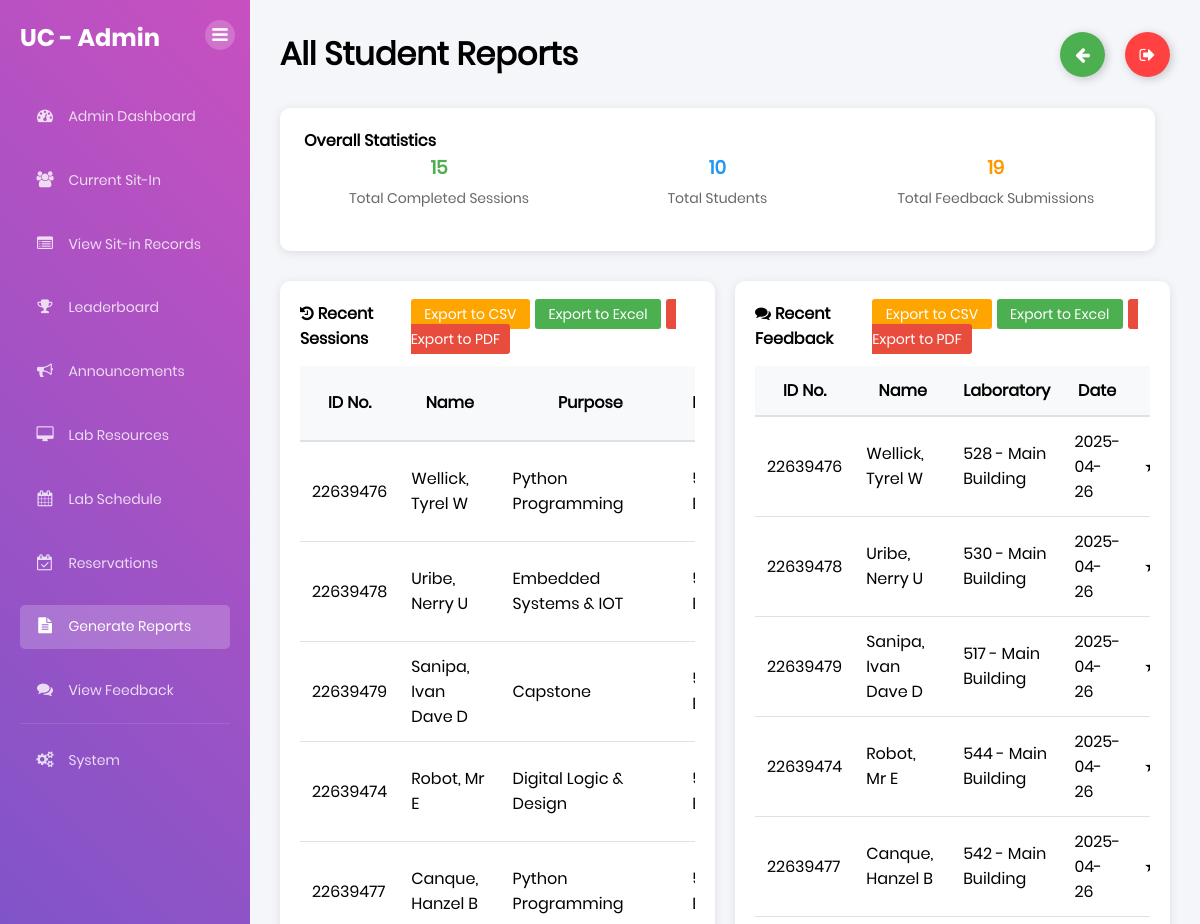
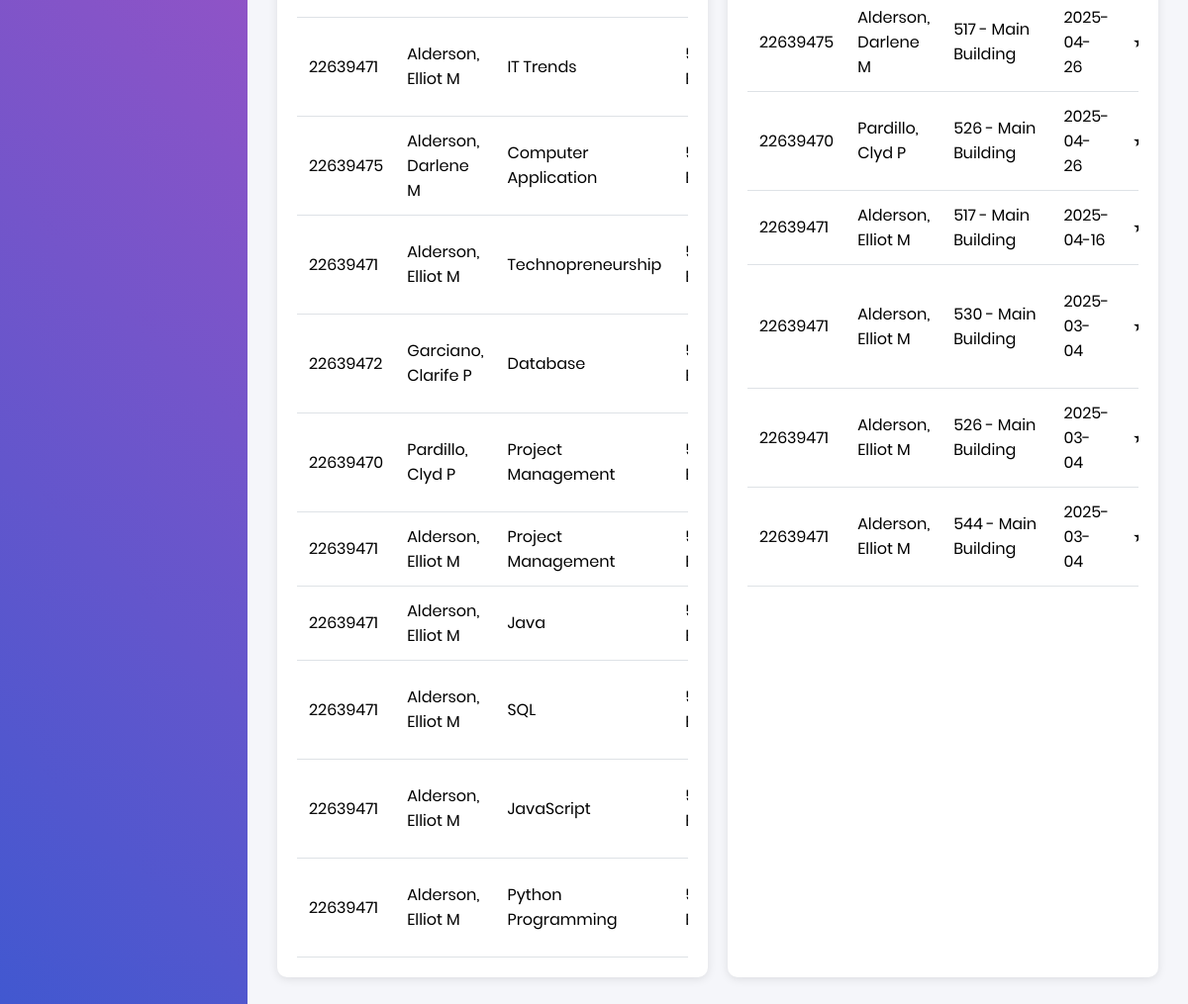
/admin/reports/all (signed in), run on an earlier commit of the app's database (2 pictures, top to bottom).
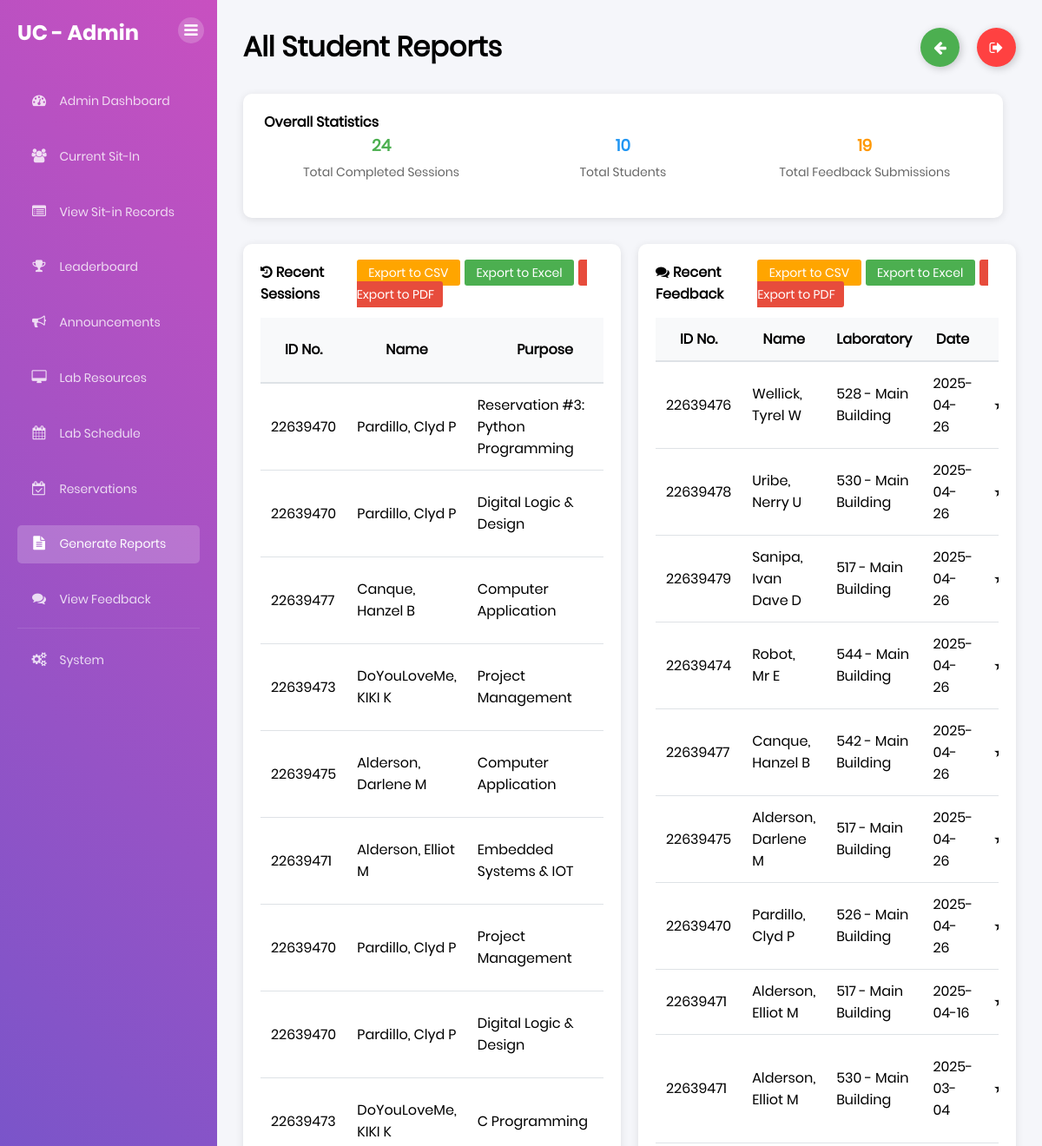
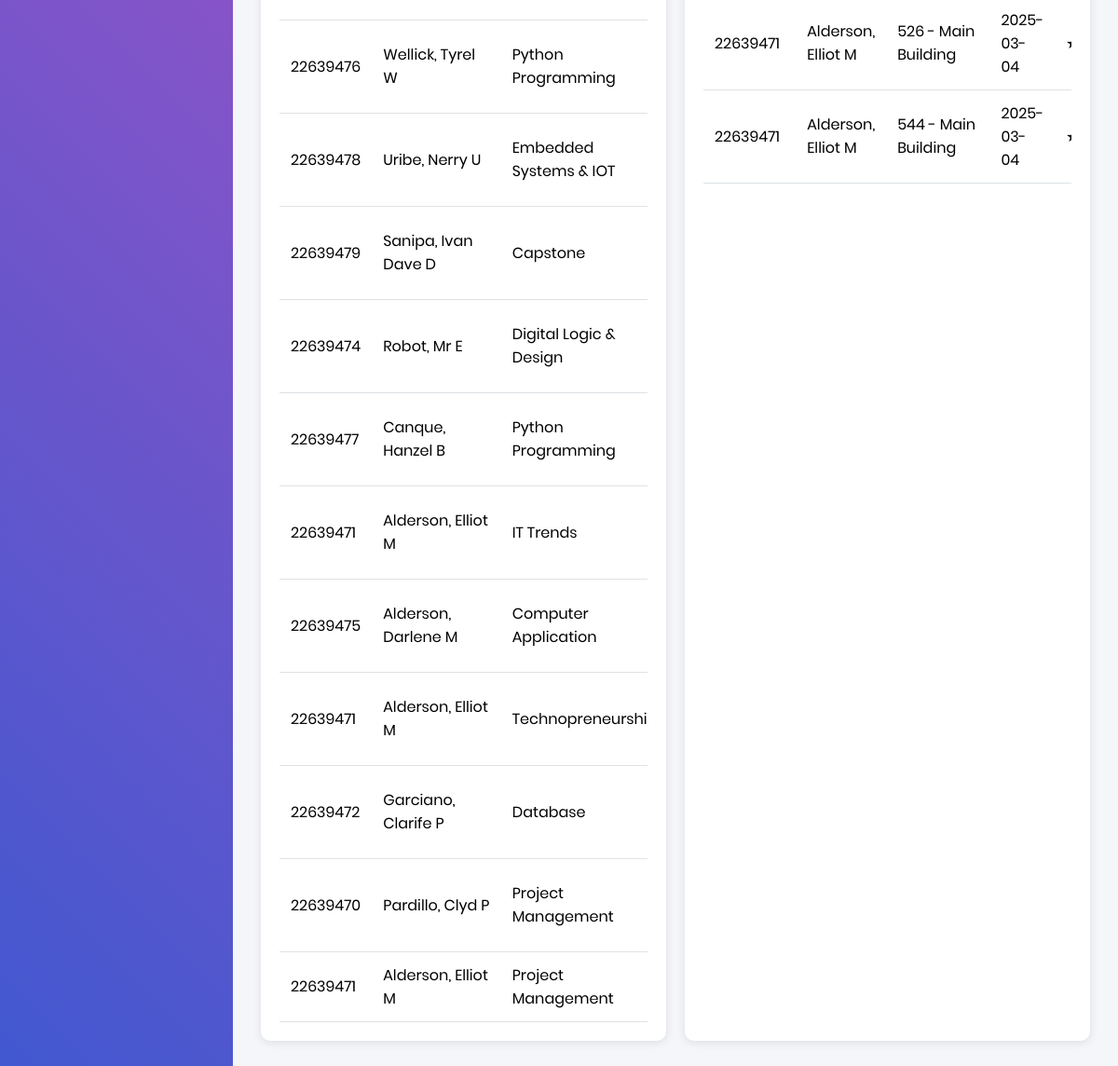
And on a later commit of the database (2 pictures, top to bottom).
### tables this page shows
CREATE TABLE lab_sessions (
    session_id INTEGER PRIMARY KEY,
    student_id TEXT NOT NULL,
    lab_id INTEGER NOT NULL,
    reservation_id INTEGER,
    check_in_time TIMESTAMP NOT NULL,
    check_out_time TIMESTAMP,
    duration_hours REAL,
    status TEXT DEFAULT 'Active' CHECK (status IN ('Active', 'Completed', 'Terminated')),
    notes TEXT,
    created_by INTEGER NOT NULL, behavior_points INTEGER DEFAULT 0,
    FOREIGN KEY (student_id) REFERENCES students(idno),
    FOREIGN KEY (lab_id) REFERENCES laboratories(lab_id),
    FOREIGN KEY (reservation_id) REFERENCES lab_reservations(reservation_id),
    FOREIGN KEY (created_by) REFERENCES users(id)
);

CREATE TABLE "students" (idno TEXT PRIMARY KEY, lastname TEXT NOT NULL, firstname TEXT NOT NULL, midname TEXT, course TEXT NOT NULL, year_level TEXT NOT NULL, email_address TEXT NOT NULL, image_path TEXT, free_sessions_used INTEGER DEFAULT 0);

CREATE TABLE session_feedback (
    feedback_id INTEGER PRIMARY KEY,
    session_id INTEGER NOT NULL,
    student_id TEXT NOT NULL,
    rating INTEGER CHECK (rating BETWEEN 1 AND 5),
    comments TEXT,
    submitted_at TIMESTAMP DEFAULT CURRENT_TIMESTAMP,
    FOREIGN KEY (session_id) REFERENCES lab_sessions(session_id),
    FOREIGN KEY (student_id) REFERENCES students(idno),
    UNIQUE(session_id, student_id)
);

### app.py (the view)
@app.route('/admin/reports/all')
def admin_all_reports():
    if 'user' not in session or not session.get('is_admin'):
        flash("Access denied. Admin privileges required.", "danger")
        return redirect(url_for('home'))
    conn = get_db_connection()
    try:
        students = conn.execute("""
            SELECT idno, lastname, firstname, midname, course, year_level, email_address
            FROM students
            ORDER BY lastname, firstname
        """).fetchall()
        total_sessions = conn.execute("""
            SELECT COUNT(*) as count
            FROM lab_sessions
            WHERE status = 'Completed'
        """).fetchone()['count']
        total_feedback = conn.execute("""
            SELECT COUNT(*) as count
            FROM session_feedback
        """).fetchone()['count']
        lab_stats = conn.execute("""
            SELECT
                l.building || ' - Room ' || l.room_number as lab,
                COUNT(*) as count
            FROM lab_sessions ls
            JOIN laboratories l ON ls.lab_id = l.lab_id
            WHERE ls.status = 'Completed'
            GROUP BY l.building, l.room_number
            ORDER BY count DESC
        """).fetchall()
        purpose_stats = conn.execute("""
            SELECT
                notes as purpose,
                COUNT(*) as count
            FROM lab_sessions
            WHERE status = 'Completed'
            GROUP BY notes
            ORDER BY count DESC
        """).fetchall()
        recent_sessions = conn.execute("""
            SELECT
                s.idno,
                s.lastname || ', ' || s.firstname || ' ' || COALESCE(s.midname, '') as name,
                ls.notes as purpose,
                l.room_number || ' - ' || l.building as lab,
                ls.check_in_time,
                ls.check_out_time,
                DATE(ls.check_in_time) as date,
                ROUND(CAST((julianday(ls.check_out_time) - julianday(ls.check_in_time)) * 24 AS REAL), 2) as duration
            FROM lab_sessions ls
            JOIN students s ON ls.student_id = s.idno
            JOIN laboratories l ON ls.lab_id = l.lab_id
            WHERE ls.status = 'Completed'
            ORDER BY ls.check_in_time DESC
            LIMIT 20
        """).fetchall()
        recent_feedback = conn.execute("""
            SELECT
                s.idno,
                s.lastname || ', ' || s.firstname || ' ' || COALESCE(s.midname, '') as name,
                l.room_number || ' - ' || l.building as lab,
                DATE(ls.check_in_time) as date,
                sf.rating,
                sf.comments
            FROM session_feedback sf
            JOIN lab_sessions ls ON sf.session_id = ls.session_id
            JOIN students s ON sf.student_id = s.idno
            JOIN laboratories l ON ls.lab_id = l.lab_id
            ORDER BY ls.check_in_time DESC
            LIMIT 20
        """).fetchall()
        return render_template(
            'admin_all_reports.html',
            students=students,
            total_sessions=total_sessions,
            total_feedback=total_feedback,
            lab_stats=lab_stats,
            purpose_stats=purpose_stats,
            recent_sessions=recent_sessions,
            recent_feedback=recent_feedback
        )
    except sqlite3.Error as e:
        flash(f"Database error: {str(e)}", "danger")
        return redirect(url_for('admin_reports'))
    finally:
        conn.close()

### app.py (called while the page is built)
def get_db_connection():
    conn = sqlite3.connect("users.db")
    conn.row_factory = sqlite3.Row
    return conn

@app.after_request
def add_header(response):
    response.headers["Cache-Control"] = "no-cache, no-store, must-revalidate"
    response.headers["Pragma"] = "no-cache"
    response.headers["Expires"] = "0"
    return response

def format_time(value):
    try:
        dt = datetime.strptime(value, '%Y-%m-%d %H:%M:%S')
        return dt.strftime('%I:%M %p')
    except ValueError:
        try:
            if ':' in value:
                if len(value.split(':')) == 2:
                    dt = datetime.strptime(value, '%H:%M')
                else:
                    dt = datetime.strptime(value, '%H:%M:%S')
                return dt.strftime('%I:%M %p')
        except ValueError:
            return value

### templates/admin_all_reports.html (shortened to what the changed rows need)
{% extends 'base.html' %} {% block content %}
<div class="dashboard-container">
  <div class="sidebar">
    <div class="sidebar-header">
      <h2>UC - Admin</h2>
    </div>
  </div>
  <div class="main-content">
    <div class="header">
      <h1>All Student Reports</h1>
    </div>
    <div class="content-row" style="margin-bottom: 30px">
      <div class="schedule-card" style="flex: 1; margin-right: 15px">
        <div
          style="
            display: flex;
            justify-content: space-between;
            align-items: center;
            margin-bottom: 20px;
          "
        >
          <div style="text-align: center; flex: 1">
            <h3 style="color: #4caf50; margin: 0">{{ total_sessions }}</h3>
            <p style="margin: 5px 0 0 0">Total Completed Sessions</p>
          </div>
        </div>
      </div>
    </div>
    <div class="content-row">
      <div class="schedule-card" style="width: 100%">
        <div style="overflow-x: auto">
          <table style="width: 100%; border-collapse: collapse">
            <thead>
              <tr style="background-color: #f8f9fa">
                <th style="padding: 12px; border-bottom: 2px solid #dee2e6">
                  ID No.
                </th>
                <th style="padding: 12px; border-bottom: 2px solid #dee2e6">
                  Name
                </th>
                <th style="padding: 12px; border-bottom: 2px solid #dee2e6">
                  Purpose
                </th>
                <th style="padding: 12px; border-bottom: 2px solid #dee2e6">
                </th>
              </tr>
            </thead>
            <tbody>
              {% for session in recent_sessions %}
              <tr>
                <td style="padding: 12px; border-bottom: 1px solid #dee2e6">
                  {{ session.idno }}
                </td>
                <td style="padding: 12px; border-bottom: 1px solid #dee2e6">
                  {{ session.name }}
                </td>
                <td style="padding: 12px; border-bottom: 1px solid #dee2e6">
                  {{ session.purpose }}
                </td>
                <td style="padding: 12px; border-bottom: 1px solid #dee2e6">
                </td>
              </tr>
              {% endfor %}
            </tbody>
          </table>
        </div>
      </div>
      <div class="schedule-card" style="width: 100%">
        <div style="overflow-x: auto">
          <table style="width: 100%; border-collapse: collapse">
            <thead>
              <tr style="background-color: #f8f9fa">
                <th style="padding: 12px; border-bottom: 2px solid #dee2e6">
                  ID No.
                </th>
                <th style="padding: 12px; border-bottom: 2px solid #dee2e6">
                  Name
                </th>
                <th style="padding: 12px; border-bottom: 2px solid #dee2e6">
                  Laboratory
                </th>
                <th style="padding: 12px; border-bottom: 2px solid #dee2e6">
                  Date
                </th>
                <th style="padding: 12px; border-bottom: 2px solid #dee2e6">
                </th>
              </tr>
            </thead>
            <tbody>
              {% for feedback in recent_feedback %}
              <tr>
                <td style="padding: 12px; border-bottom: 1px solid #dee2e6">
                  {{ feedback.idno }}
                </td>
                <td style="padding: 12px; border-bottom: 1px solid #dee2e6">
                  {{ feedback.name }}
                </td>
                <td style="padding: 12px; border-bottom: 1px solid #dee2e6">
                  {{ feedback.lab }}
                </td>
                <td style="padding: 12px; border-bottom: 1px solid #dee2e6">
                  {{ feedback.date }}
                </td>
                <td
                  style="
                    padding: 12px;
                    border-bottom: 1px solid #dee2e6;
                    text-align: center;
                  "
                >
                </td>
              </tr>
              {% endfor %}
            </tbody>
          </table>
        </div>
      </div>
    </div>
  </div>
</div>
{% endblock %}

What changed in the data, as far as the page shows it:
no longer on this page (row unchanged): lab_sessions: idno "22639471", name "Alderson, Elliot M", purpose "Java"
no longer on this page (row unchanged): lab_sessions: idno "22639471", name "Alderson, Elliot M", purpose "SQL"
no longer on this page (row unchanged): lab_sessions: idno "22639471", name "Alderson, Elliot M", purpose "JavaScript"
no longer on this page (row unchanged): lab_sessions: idno "22639471", name "Alderson, Elliot M", purpose "Python Programming"
added lab_sessions: idno "22639470", name "Pardillo, Clyd P", purpose "Reservation #3: Python Programming"
added lab_sessions: idno "22639470", name "Pardillo, Clyd P", purpose "Digital Logic & Design"
added lab_sessions: idno "22639477", name "Canque, Hanzel B", purpose "Computer Application"
added lab_sessions: idno "22639473", name "DoYouLoveMe, KIKI K", purpose "Project Management"
added lab_sessions: idno "22639475", name "Alderson, Darlene M", purpose "Computer Application"
added lab_sessions: idno "22639471", name "Alderson, Elliot M", purpose "Embedded Systems & IOT"
added lab_sessions: idno "22639470", name "Pardillo, Clyd P", purpose "Project Management"
added lab_sessions: idno "22639470", name "Pardillo, Clyd P", purpose "Digital Logic & Design"
added lab_sessions: idno "22639473", name "DoYouLoveMe, KIKI K", purpose "C Programming"
Also different on the page:
{{ total_sessions }}: "15" → "24"
